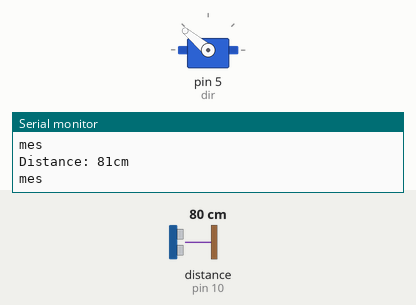
The sketch below on a simulated Arduino Uno, built with avr-gcc and run on an emulated ATmega328P. On the bench: servo, the last lines printed to the serial monitor. Inputs (shaded band) come from the test bench; at power-on: distance to the obstacle (sensor on pin 10) 80 cm. The echo pulse lasts 58.3 µs per cm.

Above: at 1.2 s.
1.3 s: distance to the obstacle (sensor on pin 10) set to 2 cm
At 1.7 s:
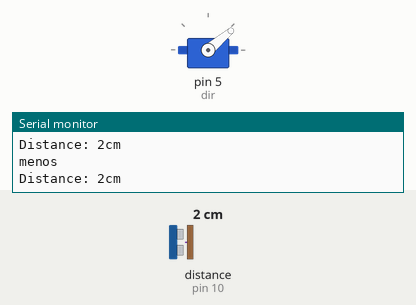
2.8 s: distance to the obstacle (sensor on pin 10) set to 9 cm
At 3.3 s:
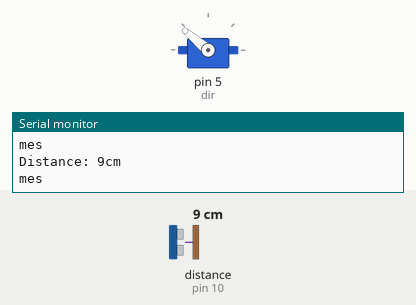
4.4 s: distance to the obstacle (sensor on pin 10) set to 4 cm
At 5.0 s:
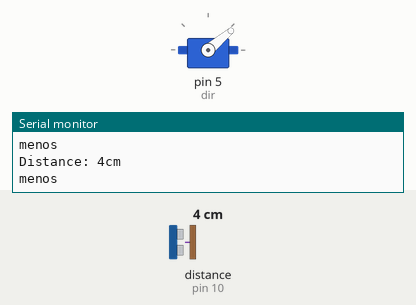
Timing chart, 0 to 7.4 s (numbered marks = the images above; inputs shaded):
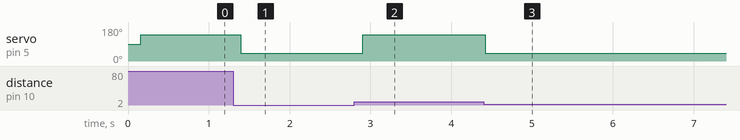

Measured:
- after the input at 1.3 s, servo on pin 5 (dir): 140° → 40° after 0.10 s
- after the input at 2.8 s, servo on pin 5 (dir): 40° → 140° after 0.11 s
- after the input at 4.4 s, servo on pin 5 (dir): 140° → 40° at once

The sketch:

Direccio_mes_sensor_basic.ino
```cpp
#include <NewPing.h>
#include <Servo.h>

// Emprant el ultrasonic i el servo calculem la direccio dels servos. Cointrolador tipus "bang bang", com un termostat
// cal afegir un PID
#define TRIGGER_PIN  9
#define ECHO_PIN     10
#define MAX_DISTANCE 400 // Maximum distance we want to measure (in centimeters).

Servo dir;


NewPing sonar(TRIGGER_PIN, ECHO_PIN, MAX_DISTANCE); // NewPing setup of pins and maximum distance.

void setup() {
  Serial.begin(9600);
  dir.attach(5);

}

void loop() {
  delay(150);                    // Wait 50ms between pings (about 20 pings/sec). 29ms should be the shortest delay between pings.

  int distance = sonar.ping_cm(); // Send ping, get distance in cm and print result (0 = outside set distance range)

  Serial.print("Distance: ");
  Serial.print(distance);
  Serial.println("cm");

  if (distance > 6){ //si dist mes de 6, gira a un costat
    dir.write(140);
    Serial.println("mes");
  }
  else if (distance < 6){ // si dist menys de 6, gira a l'altre
    dir.write(40);
    Serial.println("menos");
  }
  else{
    dir.write(90); // continua recte en el servo
    Serial.println("centre");
  }
}
```
